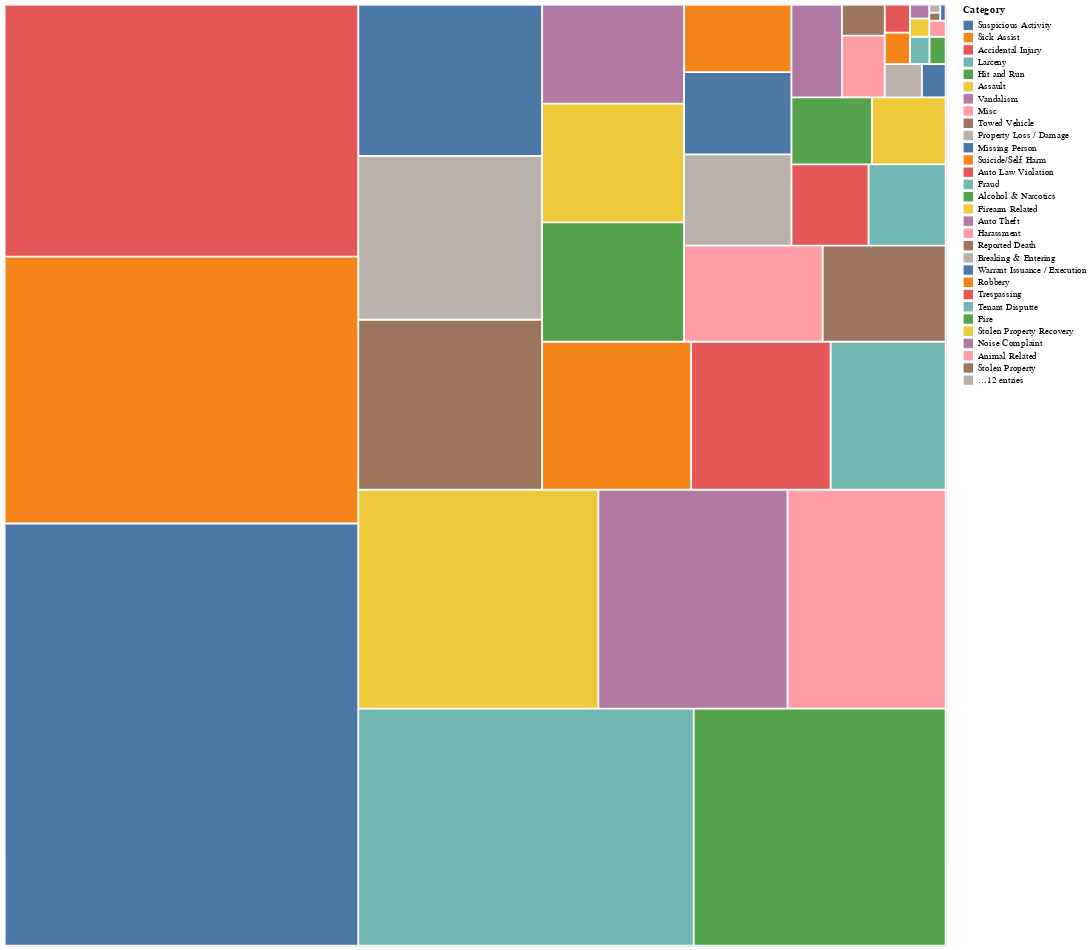

Here is the notebook cell this chart was saved with:
### Code cell
alt.Chart(output_json).mark_rect().encode(
    x=alt.X('x:Q', axis=None),
    x2='x2:Q',
    y=alt.Y('y:Q', axis=None),
    y2='y2:Q',
    color=alt.Color("Category", type="nominal", sort=alt.EncodingSortField(field="Incident Count", order="descending"))
).properties(
    width=1000,
    height=1000
)

### Figure 1 — Vega-Lite specification as saved in the notebook (floating-point values rounded to 4 significant figures)
{"config": {"view": {"continuousWidth": 300, "continuousHeight": 300}}, "data": {"name": "data-88af481c8b5d8df7a54dc7eb9df0375f"}, "mark": {"type": "rect"}, "encoding": {"color": {"field": "Category", "sort": {"field": "Incident Count", "order": "descending"}, "type": "nominal"}, "x": {"axis": null, "field": "x", "type": "quantitative"}, "x2": {"field": "x2"}, "y": {"axis": null, "field": "y", "type": "quantitative"}, "y2": {"field": "y2"}}, "height": 1000, "width": 1000, "$schema": "https://vega.github.io/schema/vega-lite/v5.6.1.json", "datasets": {"data-88af481c8b5d8df7a54dc7eb9df0375f": [{"Category": "Suspicious Activity", "Incident Count": 1691, "x": 1.0, "y": 1.0, "dx": 373.7, "dy": 446.7, "x2": 374.7, "y2": 447.7}, {"Category": "Sick Assist", "Incident Count": 1069, "x": 1.0, "y": 449.7, "dx": 373.7, "dy": 281.6, "x2": 374.7, "y2": 731.3}, {"Category": "Accidental Injury", "Incident Count": 1009, "x": 1.0, "y": 733.3, "dx": 373.7, "dy": 265.7, "x2": 374.7, "y2": 999.0}, {"Category": "Larceny", "Incident Count": 901, "x": 376.7, "y": 1.0, "dx": 354.4, "dy": 250.0, "x2": 731.2, "y2": 251.0}, {"Category": "Hit and Run", "Incident Count": 677, "x": 733.2, "y": 1.0, "dx": 265.8, "dy": 250.0, "x2": 999.0, "y2": 251.0}, {"Category": "Assault", "Incident Count": 595, "x": 376.7, "y": 253.0, "dx": 253.1, "dy": 230.5, "x2": 629.8, "y2": 483.5}, {"Category": "Vandalism", "Incident Count": 469, "x": 631.8, "y": 253.0, "dx": 199.1, "dy": 230.5, "x2": 830.9, "y2": 483.5}, {"Category": "Misc", "Incident Count": 392, "x": 832.9, "y": 253.0, "dx": 166.1, "dy": 230.5, "x2": 999.0, "y2": 483.5}, {"Category": "Towed Vehicle", "Incident Count": 354, "x": 376.7, "y": 485.5, "dx": 193.3, "dy": 178.7, "x2": 570.1, "y2": 664.2}, {"Category": "Property Loss / Damage", "Incident Count": 341, "x": 376.7, "y": 666.2, "dx": 193.3, "dy": 172.0, "x2": 570.1, "y2": 838.2}, {"Category": "Missing Person", "Incident Count": 315, "x": 376.7, "y": 840.2, "dx": 193.3, "dy": 158.8, "x2": 570.1, "y2": 999.0}, {"Category": "Suicide/Self Harm", "Incident Count": 250, "x": 572.1, "y": 485.5, "dx": 156.4, "dy": 155.3, "x2": 728.5, "y2": 640.9}, {"Category": "Auto Law Violation", "Incident Count": 234, "x": 730.5, "y": 485.5, "dx": 146.3, "dy": 155.3, "x2": 876.7, "y2": 640.9}, {"Category": "Fraud", "Incident Count": 193, "x": 878.7, "y": 485.5, "dx": 120.3, "dy": 155.3, "x2": 999.0, "y2": 640.9}, {"Category": "Alcohol & Narcotics", "Incident Count": 192, "x": 572.1, "y": 642.9, "dx": 148.9, "dy": 124.9, "x2": 720.9, "y2": 767.7}, {"Category": "Firearm Related ", "Incident Count": 191, "x": 572.1, "y": 769.7, "dx": 148.9, "dy": 124.2, "x2": 720.9, "y2": 893.9}, {"Category": "Auto Theft", "Incident Count": 159, "x": 572.1, "y": 895.9, "dx": 148.9, "dy": 103.1, "x2": 720.9, "y2": 999.0}, {"Category": "Harassment", "Incident Count": 151, "x": 722.9, "y": 642.9, "dx": 145.3, "dy": 100.2, "x2": 868.3, "y2": 743.0}, {"Category": "Reported Death", "Incident Count": 134, "x": 870.3, "y": 642.9, "dx": 128.7, "dy": 100.2, "x2": 999.0, "y2": 743.0}, {"Category": "Breaking & Entering", "Incident Count": 111, "x": 722.9, "y": 745.0, "dx": 112.1, "dy": 94.97, "x2": 835.0, "y2": 840.0}, {"Category": "Warrant Issuance / Execution", "Incident Count": 100, "x": 722.9, "y": 842.0, "dx": 112.1, "dy": 85.36, "x2": 835.0, "y2": 927.4}, {"Category": "Robbery", "Incident Count": 82, "x": 722.9, "y": 929.4, "dx": 112.1, "dy": 69.64, "x2": 835.0, "y2": 999.0}, {"Category": "Trespassing", "Incident Count": 71, "x": 837.0, "y": 745.0, "dx": 79.98, "dy": 84.34, "x2": 917.0, "y2": 829.4}, {"Category": "Tenant Disputte", "Incident Count": 71, "x": 919.0, "y": 745.0, "dx": 79.98, "dy": 84.34, "x2": 999.0, "y2": 829.4}, {"Category": "Fire", "Incident Count": 61, "x": 837.0, "y": 831.4, "dx": 83.48, "dy": 69.14, "x2": 920.5, "y2": 900.5}, {"Category": "Stolen Property Recovery", "Incident Count": 56, "x": 922.5, "y": 831.4, "dx": 76.48, "dy": 69.14, "x2": 999.0, "y2": 900.5}, {"Category": "Noise Complaint", "Incident Count": 53, "x": 837.0, "y": 902.5, "dx": 51.64, "dy": 96.5, "x2": 888.7, "y2": 999.0}, {"Category": "Animal Related", "Incident Count": 30, "x": 890.7, "y": 902.5, "dx": 43.55, "dy": 63.67, "x2": 934.2, "y2": 966.2}, {"Category": "Stolen Property", "Incident Count": 15, "x": 890.7, "y": 968.2, "dx": 43.55, "dy": 30.83, "x2": 934.2, "y2": 999.0}, {"Category": "Liquor License Violation", "Incident Count": 14, "x": 936.2, "y": 902.5, "dx": 37.43, "dy": 33.4, "x2": 973.7, "y2": 935.9}, {"Category": "Intoxicated Driving", "Incident Count": 9, "x": 975.7, "y": 902.5, "dx": 23.35, "dy": 33.4, "x2": 999.0, "y2": 935.9}, {"Category": "Fugitive", "Incident Count": 9, "x": 936.2, "y": 937.9, "dx": 24.86, "dy": 31.41, "x2": 961.1, "y2": 969.3}, {"Category": "Manslaughter", "Incident Count": 8, "x": 936.2, "y": 971.3, "dx": 24.86, "dy": 27.69, "x2": 961.1, "y2": 999.0}, {"Category": "Terrorism", "Incident Count": 6, "x": 963.1, "y": 937.9, "dx": 18.68, "dy": 26.92, "x2": 981.8, "y2": 964.8}, {"Category": "Arson", "Incident Count": 5, "x": 983.8, "y": 937.9, "dx": 15.24, "dy": 26.92, "x2": 999.0, "y2": 964.8}, {"Category": "Hazardous Condition", "Incident Count": 4, "x": 963.1, "y": 966.8, "dx": 18.42, "dy": 17.53, "x2": 981.5, "y2": 984.4}, {"Category": "Extortion", "Incident Count": 3, "x": 963.1, "y": 986.4, "dx": 18.42, "dy": 12.65, "x2": 981.5, "y2": 999.0}, {"Category": "Witness Intimidation", "Incident Count": 3, "x": 983.5, "y": 966.8, "dx": 15.5, "dy": 15.09, "x2": 999.0, "y2": 981.9}, {"Category": "Prostitution", "Incident Count": 1, "x": 983.5, "y": 983.9, "dx": 9.667, "dy": 6.545, "x2": 993.2, "y2": 990.5}, {"Category": "Prison Escape Attempt", "Incident Count": 1, "x": 983.5, "y": 992.5, "dx": 9.667, "dy": 6.545, "x2": 993.2, "y2": 999.0}, {"Category": "Child Requiring Assistance", "Incident Count": 1, "x": 995.2, "y": 983.9, "dx": 3.833, "dy": 15.09, "x2": 999.0, "y2": 999.0}]}}
